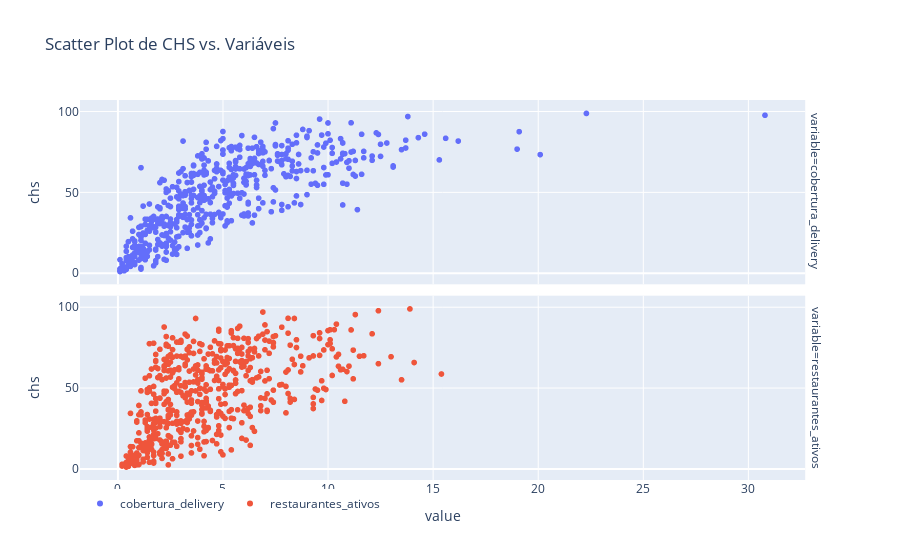

This figure's notebook cell:
### Markdown cell above
Plot to compare chs with the most correlated variables

### Code cell
import plotly.express as px

# Criar um gráfico facetado
fig = px.scatter(df_median, 
                 x=['cobertura_delivery', 'restaurantes_ativos'], 
                 y='chs', 
                 facet_row='variable', 
                 hover_data=['cidade', 'uf', 'region'], 
                 size_max=300, 
                 title='Scatter Plot de CHS vs. Variáveis')

# Personalizar o layout
fig.update_layout(
    legend_title='',
    legend=dict(
        orientation='h',
        yanchor='bottom',
        y=-0.1,
        xanchor='left',
        x=0
    )
)

# Exibir o gráfico
fig.show()

### Figure 1 — Plotly figure (JSON) as saved in the notebook; plotly's stock layout.template omitted (floating-point values rounded to 4 significant figures; data arrays with more than 128 entries replaced by an {"elided": "..."} marker saying what was removed)
{"data": [{"customdata": {"elided": "529x3 str values"}, "hovertemplate": "variable=cobertura_delivery<br>value=%{x}<br>chs=%{y}<br>cidade=%{customdata[0]}<br>uf=%{customdata[1]}<br>region=%{customdata[2]}<extra></extra>", "legendgroup": "cobertura_delivery", "marker": {"color": "#636efa", "symbol": "circle"}, "mode": "markers", "name": "cobertura_delivery", "showlegend": true, "type": "scattergl", "x": {"elided": "529 float values"}, "xaxis": "x2", "y": {"elided": "529 float values"}, "yaxis": "y2"}, {"customdata": {"elided": "529x3 str values"}, "hovertemplate": "variable=restaurantes_ativos<br>value=%{x}<br>chs=%{y}<br>cidade=%{customdata[0]}<br>uf=%{customdata[1]}<br>region=%{customdata[2]}<extra></extra>", "legendgroup": "restaurantes_ativos", "marker": {"color": "#EF553B", "symbol": "circle"}, "mode": "markers", "name": "restaurantes_ativos", "showlegend": true, "type": "scattergl", "x": {"elided": "529 float values"}, "xaxis": "x", "y": {"elided": "529 float values"}, "yaxis": "y"}], "layout": {"annotations": [{"font": {}, "showarrow": false, "text": "variable=restaurantes_ativos", "textangle": 90, "x": 0.98, "xanchor": "left", "xref": "paper", "y": 0.2425, "yanchor": "middle", "yref": "paper"}, {"font": {}, "showarrow": false, "text": "variable=cobertura_delivery", "textangle": 90, "x": 0.98, "xanchor": "left", "xref": "paper", "y": 0.7575, "yanchor": "middle", "yref": "paper"}], "legend": {"orientation": "h", "title": {"text": ""}, "tracegroupgap": 0, "x": 0, "xanchor": "left", "y": -0.1, "yanchor": "bottom"}, "title": {"text": "Scatter Plot de CHS vs. Variáveis"}, "xaxis": {"anchor": "y", "domain": [0, 0.98], "title": {"text": "value"}}, "xaxis2": {"anchor": "y2", "domain": [0, 0.98], "matches": "x", "showticklabels": false}, "yaxis": {"anchor": "x", "domain": [0, 0.485], "title": {"text": "chs"}}, "yaxis2": {"anchor": "x2", "domain": [0.515, 1], "matches": "y", "title": {"text": "chs"}}}}
